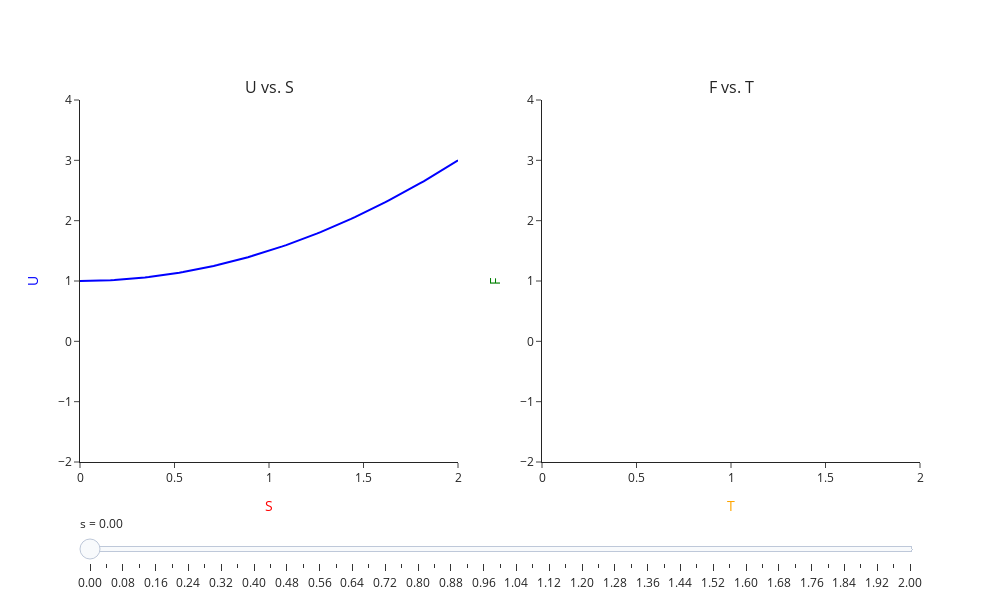

Here is the notebook cell this chart was saved with:
### Code cell
#| label: legendre_u_to_f

# -- Precompute the "constant" data for U(S) --
S_fixed = np.linspace(0, 2, 100)
U_curve = 0.5 * S_fixed**2 + 1

# -- Create base figure with subplots --
fig = make_subplots(
    rows=1, cols=2,
    subplot_titles=("U vs. S", "F vs. T"),
    horizontal_spacing=0.1
)

# --------------------------------------------------------
# 1) Left subplot: "U vs. S"
# --------------------------------------------------------
# (a) U(S) line – does NOT change with 's', so we add it once outside frames.
fig.add_trace(
    go.Scatter(
        x=S_fixed,
        y=U_curve,
        mode="lines",
        line=dict(color="blue"),
        showlegend=False
    ),
    row=1, col=1
)

# (b) A dashed horizontal line at U = 1
#    We do this using add_shape; it won’t change with frames.
# fig.add_shape(
#     type="line",
#     x0=0, x1=2,  # covers the same range as xlim
#     y0=1, y1=1,
#     line=dict(color="gray", dash="dash"),
#     xref="x1", yref="y1"
# )

# -- Prepare placeholders for the 4 dynamic traces on the left subplot
#    (we’ll update them inside frames for each new s):
#    1) Red point at (s, u)
#    2) Tangent line
#    3) Green point for the F-intercept on the y-axis
#    4) (Optional) We can place an annotation or just name the green point “F”.

# Red point (initially just a placeholder)
trace_red_point = go.Scatter(
    x=[],
    y=[],
    mode="markers",
    marker=dict(color="red", size=8),
    name="(s, U)",
    showlegend=False
)

# Tangent line
trace_tangent_line = go.Scatter(
    x=[],
    y=[],
    mode="lines",
    line=dict(color="orange"),
    name="Tangent line",
    showlegend=False
)

# Green intercept (F)
trace_green_intercept = go.Scatter(
    x=[],
    y=[],
    mode="markers+text",
    text=["F"],        # We can label this point “F”
    textposition="top center",
    marker=dict(color="green", size=8),
    name="F-intercept",
    showlegend=False
)

# Add these dynamic traces to the left subplot
fig.add_trace(trace_red_point, row=1, col=1)
fig.add_trace(trace_tangent_line, row=1, col=1)
fig.add_trace(trace_green_intercept, row=1, col=1)

# --------------------------------------------------------
# 2) Right subplot: "F vs. T"
# --------------------------------------------------------
# Similarly, we’ll have 2 dynamic traces on the right subplot:
#    1) Orange point (t, f)
#    2) F(T) line

trace_orange_point = go.Scatter(
    x=[],
    y=[],
    mode="markers",
    marker=dict(color="orange", size=8),
    name="(t, F)",
    showlegend=False
)

trace_F_line = go.Scatter(
    x=[],
    y=[],
    mode="lines",
    line=dict(color="green"),
    name="F(T)",
    showlegend=False
)

# Add these dynamic traces to the right subplot
fig.add_trace(trace_orange_point, row=1, col=2)
fig.add_trace(trace_F_line, row=1, col=2)

# --------------------------------------------------------
# Create frames for each s-value in a range
# --------------------------------------------------------
s_values = np.linspace(0, 2, 51, endpoint=True)

frames = []
for s in s_values:
    # Compute values needed
    # 1) For left subplot
    dUdS = s
    u = 0.5 * s**2 + 1
    xlim = (0, 2)

    # Slope line endpoints
    slope_endpt0 = (xlim[0], get_slope_line(dUdS, s, u, xlim[0]))
    slope_endpt1 = (xlim[1], get_slope_line(dUdS, s, u, xlim[1]))

    # 2) For right subplot
    t = dUdS
    f = u - dUdS * s  # F at that point
    T_line = np.linspace(xlim[0], t, 100)
    S_line = np.linspace(xlim[0], s, 100)
    F_line = 0.5 * S_line**2 + 1 - T_line * S_line

    # Build the data "updates" for each of our dynamic traces (in the same order they were added):
    #  - trace_red_point ->   [s], [u]
    #  - trace_tangent_line -> [x0, x1], [y0, y1]
    #  - trace_green_intercept -> [x0], [y0]
    #  - trace_orange_point -> [t], [f]
    #  - trace_F_line -> T_line, F_line

    frame_data = [
        go.Scatter(
            x=S_fixed,
            y=U_curve,
            mode="lines",
            line=dict(color="blue"),
        ),
        go.Scatter(x=[s], y=[u], mode="markers"),  # red point
        go.Scatter(x=[slope_endpt0[0], slope_endpt1[0]],
                   y=[slope_endpt0[1], slope_endpt1[1]], mode="lines"),  # tangent line
        go.Scatter(x=[slope_endpt0[0]], y=[slope_endpt0[1]], mode="markers+text", text=["F"]),  # green intercept
        go.Scatter(x=[t], y=[f], mode="markers"),  # orange point
        go.Scatter(x=T_line, y=F_line, mode="lines")  # F(T) line
    ]

    frames.append(
        go.Frame(
            data=frame_data,
            name=f"s={s:.2f}"
        )
    )

# --------------------------------------------------------
# Add frames to the figure
# --------------------------------------------------------
fig.frames = frames

# --------------------------------------------------------
# Create the slider
# --------------------------------------------------------
# We'll build one slider that goes over all s-values.
slider_steps = []
for i, s in enumerate(s_values):
    step = dict(
        method="animate",
        args=[
            [f"s={s:.2f}"],  # frame name
            dict(mode="immediate", frame=dict(duration=0, redraw=True), transition=dict(duration=0))
        ],
        label=f"{s:.2f}"
    )
    slider_steps.append(step)

sliders = [
    dict(
        active=0,
        currentvalue={"prefix": "s = "},
        pad={"t": 50},
        steps=slider_steps
    )
]

# --------------------------------------------------------
# Update figure layout and axis settings
# --------------------------------------------------------
fig.update_xaxes(
    range=[0, 2],
    title_text="S",
    title_font=dict(color="red"),
    row=1, col=1
)
fig.update_yaxes(
    range=[-2, 4],
    title_text="U",
    title_font=dict(color="blue"),
    row=1, col=1
)

fig.update_xaxes(
    range=[0, 2],
    title_text="T",
    title_font=dict(color="orange"),
    row=1, col=2
)
fig.update_yaxes(
    range=[-2, 4],
    title_text="F",
    title_font=dict(color="green"),
    row=1, col=2
)

fig.update_layout(
    width=1000,
    height=600,
    showlegend=True,
    sliders=sliders,
    template="simple_white",
    # # Buttons to play/pause animation
    # updatemenus=[{
    #     "type": "buttons",
    #     "buttons": [
    #         {
    #             "label": "Play",
    #             "method": "animate",
    #             "args": [
    #                 None,
    #                 dict(
    #                     frame=dict(duration=300, redraw=True),
    #                     fromcurrent=True
    #                 )
    #             ]
    #         },
    #         {
    #             "label": "Pause",
    #             "method": "animate",
    #             "args": [
    #                 [None],
    #                 dict(frame=dict(duration=0, redraw=False), mode="immediate")
    #             ]
    #         }
    #     ],
    #     "pad": {"r": 10, "t": 70},
    #     "showactive": True,
    #     "x": 0.1,
    #     "xanchor": "right",
    #     "y": 0,
    #     "yanchor": "top"
    # }]
)

# --------------------------------------------------------
# Show the figure
# --------------------------------------------------------
fig.show()

### Figure 1 — Plotly figure (JSON) as saved in the notebook; plotly's stock layout.template omitted (floating-point values rounded to 4 significant figures)
{"data": [{"line": {"color": "blue"}, "mode": "lines", "showlegend": false, "type": "scatter", "x": [0, 0.0202, 0.0404, 0.06061, 0.08081, 0.101, 0.1212, 0.1414, 0.1616, 0.1818, 0.202, 0.2222, 0.2424, 0.2626, 0.2828, 0.303, 0.3232, 0.3434, 0.3636, 0.3838, 0.404, 0.4242, 0.4444, 0.4646, 0.4848, 0.5051, 0.5253, 0.5455, 0.5657, 0.5859, 0.6061, 0.6263, 0.6465, 0.6667, 0.6869, 0.7071, 0.7273, 0.7475, 0.7677, 0.7879, 0.8081, 0.8283, 0.8485, 0.8687, 0.8889, 0.9091, 0.9293, 0.9495, 0.9697, 0.9899, 1.01, 1.03, 1.051, 1.071, 1.091, 1.111, 1.131, 1.152, 1.172, 1.192, 1.212, 1.232, 1.253, 1.273, 1.293, 1.313, 1.333, 1.354, 1.374, 1.394, 1.414, 1.434, 1.455, 1.475, 1.495, 1.515, 1.535, 1.556, 1.576, 1.596, 1.616, 1.636, 1.657, 1.677, 1.697, 1.717, 1.737, 1.758, 1.778, 1.798, 1.818, 1.838, 1.859, 1.879, 1.899, 1.919, 1.939, 1.96, 1.98, 2], "xaxis": "x", "y": [1, 1.0, 1.001, 1.002, 1.003, 1.005, 1.007, 1.01, 1.013, 1.017, 1.02, 1.025, 1.029, 1.034, 1.04, 1.046, 1.052, 1.059, 1.066, 1.074, 1.082, 1.09, 1.099, 1.108, 1.118, 1.128, 1.138, 1.149, 1.16, 1.172, 1.184, 1.196, 1.209, 1.222, 1.236, 1.25, 1.264, 1.279, 1.295, 1.31, 1.326, 1.343, 1.36, 1.377, 1.395, 1.413, 1.432, 1.451, 1.47, 1.49, 1.51, 1.531, 1.552, 1.573, 1.595, 1.617, 1.64, 1.663, 1.686, 1.71, 1.735, 1.759, 1.784, 1.81, 1.836, 1.862, 1.889, 1.916, 1.944, 1.972, 2.0, 2.029, 2.058, 2.087, 2.117, 2.148, 2.179, 2.21, 2.242, 2.274, 2.306, 2.339, 2.372, 2.406, 2.44, 2.474, 2.509, 2.545, 2.58, 2.616, 2.653, 2.69, 2.727, 2.765, 2.803, 2.842, 2.881, 2.92, 2.96, 3], "yaxis": "y"}, {"marker": {"color": "red", "size": 8}, "mode": "markers", "name": "(s, U)", "showlegend": false, "type": "scatter", "x": [], "xaxis": "x", "y": [], "yaxis": "y"}, {"line": {"color": "orange"}, "mode": "lines", "name": "Tangent line", "showlegend": false, "type": "scatter", "x": [], "xaxis": "x", "y": [], "yaxis": "y"}, {"marker": {"color": "green", "size": 8}, "mode": "markers+text", "name": "F-intercept", "showlegend": false, "text": ["F"], "textposition": "top center", "type": "scatter", "x": [], "xaxis": "x", "y": [], "yaxis": "y"}, {"marker": {"color": "orange", "size": 8}, "mode": "markers", "name": "(t, F)", "showlegend": false, "type": "scatter", "x": [], "xaxis": "x2", "y": [], "yaxis": "y2"}, {"line": {"color": "green"}, "mode": "lines", "name": "F(T)", "showlegend": false, "type": "scatter", "x": [], "xaxis": "x2", "y": [], "yaxis": "y2"}], "layout": {"annotations": [{"font": {"size": 16}, "showarrow": false, "text": "U vs. S", "x": 0.225, "xanchor": "center", "xref": "paper", "y": 1, "yanchor": "bottom", "yref": "paper"}, {"font": {"size": 16}, "showarrow": false, "text": "F vs. T", "x": 0.775, "xanchor": "center", "xref": "paper", "y": 1, "yanchor": "bottom", "yref": "paper"}], "height": 600, "showlegend": true, "sliders": [{"active": 0, "currentvalue": {"prefix": "s = "}, "pad": {"t": 50}, "steps": [{"args": [["s=0.00"], {"frame": {"duration": 0, "redraw": true}, "mode": "immediate", "transition": {"duration": 0}}], "label": "0.00", "method": "animate"}, {"args": [["s=0.04"], {"frame": {"duration": 0, "redraw": true}, "mode": "immediate", "transition": {"duration": 0}}], "label": "0.04", "method": "animate"}, {"args": [["s=0.08"], {"frame": {"duration": 0, "redraw": true}, "mode": "immediate", "transition": {"duration": 0}}], "label": "0.08", "method": "animate"}, {"args": [["s=0.12"], {"frame": {"duration": 0, "redraw": true}, "mode": "immediate", "transition": {"duration": 0}}], "label": "0.12", "method": "animate"}, {"args": [["s=0.16"], {"frame": {"duration": 0, "redraw": true}, "mode": "immediate", "transition": {"duration": 0}}], "label": "0.16", "method": "animate"}, {"args": [["s=0.20"], {"frame": {"duration": 0, "redraw": true}, "mode": "immediate", "transition": {"duration": 0}}], "label": "0.20", "method": "animate"}, {"args": [["s=0.24"], {"frame": {"duration": 0, "redraw": true}, "mode": "immediate", "transition": {"duration": 0}}], "label": "0.24", "method": "animate"}, {"args": [["s=0.28"], {"frame": {"duration": 0, "redraw": true}, "mode": "immediate", "transition": {"duration": 0}}], "label": "0.28", "method": "animate"}, {"args": [["s=0.32"], {"frame": {"duration": 0, "redraw": true}, "mode": "immediate", "transition": {"duration": 0}}], "label": "0.32", "method": "animate"}, {"args": [["s=0.36"], {"frame": {"duration": 0, "redraw": true}, "mode": "immediate", "transition": {"duration": 0}}], "label": "0.36", "method": "animate"}, {"args": [["s=0.40"], {"frame": {"duration": 0, "redraw": true}, "mode": "immediate", "transition": {"duration": 0}}], "label": "0.40", "method": "animate"}, {"args": [["s=0.44"], {"frame": {"duration": 0, "redraw": true}, "mode": "immediate", "transition": {"duration": 0}}], "label": "0.44", "method": "animate"}, {"args": [["s=0.48"], {"frame": {"duration": 0, "redraw": true}, "mode": "immediate", "transition": {"duration": 0}}], "label": "0.48", "method": "animate"}, {"args": [["s=0.52"], {"frame": {"duration": 0, "redraw": true}, "mode": "immediate", "transition": {"duration": 0}}], "label": "0.52", "method": "animate"}, {"args": [["s=0.56"], {"frame": {"duration": 0, "redraw": true}, "mode": "immediate", "transition": {"duration": 0}}], "label": "0.56", "method": "animate"}, {"args": [["s=0.60"], {"frame": {"duration": 0, "redraw": true}, "mode": "immediate", "transition": {"duration": 0}}], "label": "0.60", "method": "animate"}, {"args": [["s=0.64"], {"frame": {"duration": 0, "redraw": true}, "mode": "immediate", "transition": {"duration": 0}}], "label": "0.64", "method": "animate"}, {"args": [["s=0.68"], {"frame": {"duration": 0, "redraw": true}, "mode": "immediate", "transition": {"duration": 0}}], "label": "0.68", "method": "animate"}, {"args": [["s=0.72"], {"frame": {"duration": 0, "redraw": true}, "mode": "immediate", "transition": {"duration": 0}}], "label": "0.72", "method": "animate"}, {"args": [["s=0.76"], {"frame": {"duration": 0, "redraw": true}, "mode": "immediate", "transition": {"duration": 0}}], "label": "0.76", "method": "animate"}, {"args": [["s=0.80"], {"frame": {"duration": 0, "redraw": true}, "mode": "immediate", "transition": {"duration": 0}}], "label": "0.80", "method": "animate"}, {"args": [["s=0.84"], {"frame": {"duration": 0, "redraw": true}, "mode": "immediate", "transition": {"duration": 0}}], "label": "0.84", "method": "animate"}, {"args": [["s=0.88"], {"frame": {"duration": 0, "redraw": true}, "mode": "immediate", "transition": {"duration": 0}}], "label": "0.88", "method": "animate"}, {"args": [["s=0.92"], {"frame": {"duration": 0, "redraw": true}, "mode": "immediate", "transition": {"duration": 0}}], "label": "0.92", "method": "animate"}, {"args": [["s=0.96"], {"frame": {"duration": 0, "redraw": true}, "mode": "immediate", "transition": {"duration": 0}}], "label": "0.96", "method": "animate"}, {"args": [["s=1.00"], {"frame": {"duration": 0, "redraw": true}, "mode": "immediate", "transition": {"duration": 0}}], "label": "1.00", "method": "animate"}, {"args": [["s=1.04"], {"frame": {"duration": 0, "redraw": true}, "mode": "immediate", "transition": {"duration": 0}}], "label": "1.04", "method": "animate"}, {"args": [["s=1.08"], {"frame": {"duration": 0, "redraw": true}, "mode": "immediate", "transition": {"duration": 0}}], "label": "1.08", "method": "animate"}, {"args": [["s=1.12"], {"frame": {"duration": 0, "redraw": true}, "mode": "immediate", "transition": {"duration": 0}}], "label": "1.12", "method": "animate"}, {"args": [["s=1.16"], {"frame": {"duration": 0, "redraw": true}, "mode": "immediate", "transition": {"duration": 0}}], "label": "1.16", "method": "animate"}, {"args": [["s=1.20"], {"frame": {"duration": 0, "redraw": true}, "mode": "immediate", "transition": {"duration": 0}}], "label": "1.20", "method": "animate"}, {"args": [["s=1.24"], {"frame": {"duration": 0, "redraw": true}, "mode": "immediate", "transition": {"duration": 0}}], "label": "1.24", "method": "animate"}, {"args": [["s=1.28"], {"frame": {"duration": 0, "redraw": true}, "mode": "immediate", "transition": {"duration": 0}}], "label": "1.28", "method": "animate"}, {"args": [["s=1.32"], {"frame": {"duration": 0, "redraw": true}, "mode": "immediate", "transition": {"duration": 0}}], "label": "1.32", "method": "animate"}, {"args": [["s=1.36"], {"frame": {"duration": 0, "redraw": true}, "mode": "immediate", "transition": {"duration": 0}}], "label": "1.36", "method": "animate"}, {"args": [["s=1.40"], {"frame": {"duration": 0, "redraw": true}, "mode": "immediate", "transition": {"duration": 0}}], "label": "1.40", "method": "animate"}, {"args": [["s=1.44"], {"frame": {"duration": 0, "redraw": true}, "mode": "immediate", "transition": {"duration": 0}}], "label": "1.44", "method": "animate"}, {"args": [["s=1.48"], {"frame": {"duration": 0, "redraw": true}, "mode": "immediate", "transition": {"duration": 0}}], "label": "1.48", "method": "animate"}, {"args": [["s=1.52"], {"frame": {"duration": 0, "redraw": true}, "mode": "immediate", "transition": {"duration": 0}}], "label": "1.52", "method": "animate"}, {"args": [["s=1.56"], {"frame": {"duration": 0, "redraw": true}, "mode": "immediate", "transition": {"duration": 0}}], "label": "1.56", "method": "animate"}, {"args": [["s=1.60"], {"frame": {"duration": 0, "redraw": true}, "mode": "immediate", "transition": {"duration": 0}}], "label": "1.60", "method": "animate"}, {"args": [["s=1.64"], {"frame": {"duration": 0, "redraw": true}, "mode": "immediate", "transition": {"duration": 0}}], "label": "1.64", "method": "animate"}, {"args": [["s=1.68"], {"frame": {"duration": 0, "redraw": true}, "mode": "immediate", "transition": {"duration": 0}}], "label": "1.68", "method": "animate"}, {"args": [["s=1.72"], {"frame": {"duration": 0, "redraw": true}, "mode": "immediate", "transition": {"duration": 0}}], "label": "1.72", "method": "animate"}, {"args": [["s=1.76"], {"frame": {"duration": 0, "redraw": true}, "mode": "immediate", "transition": {"duration": 0}}], "label": "1.76", "method": "animate"}, {"args": [["s=1.80"], {"frame": {"duration": 0, "redraw": true}, "mode": "immediate", "transition": {"duration": 0}}], "label": "1.80", "method": "animate"}, {"args": [["s=1.84"], {"frame": {"duration": 0, "redraw": true}, "mode": "immediate", "transition": {"duration": 0}}], "label": "1.84", "method": "animate"}, {"args": [["s=1.88"], {"frame": {"duration": 0, "redraw": true}, "mode": "immediate", "transition": {"duration": 0}}], "label": "1.88", "method": "animate"}, {"args": [["s=1.92"], {"frame": {"duration": 0, "redraw": true}, "mode": "immediate", "transition": {"duration": 0}}], "label": "1.92", "method": "animate"}, {"args": [["s=1.96"], {"frame": {"duration": 0, "redraw": true}, "mode": "immediate", "transition": {"duration": 0}}], "label": "1.96", "method": "animate"}, {"args": [["s=2.00"], {"frame": {"duration": 0, "redraw": true}, "mode": "immediate", "transition": {"duration": 0}}], "label": "2.00", "method": "animate"}]}], "width": 1000, "xaxis": {"anchor": "y", "domain": [0, 0.45], "range": [0, 2], "title": {"font": {"color": "red"}, "text": "S"}}, "xaxis2": {"anchor": "y2", "domain": [0.55, 1], "range": [0, 2], "title": {"font": {"color": "orange"}, "text": "T"}}, "yaxis": {"anchor": "x", "domain": [0, 1], "range": [-2, 4], "title": {"font": {"color": "blue"}, "text": "U"}}, "yaxis2": {"anchor": "x2", "domain": [0, 1], "range": [-2, 4], "title": {"font": {"color": "green"}, "text": "F"}}}}
